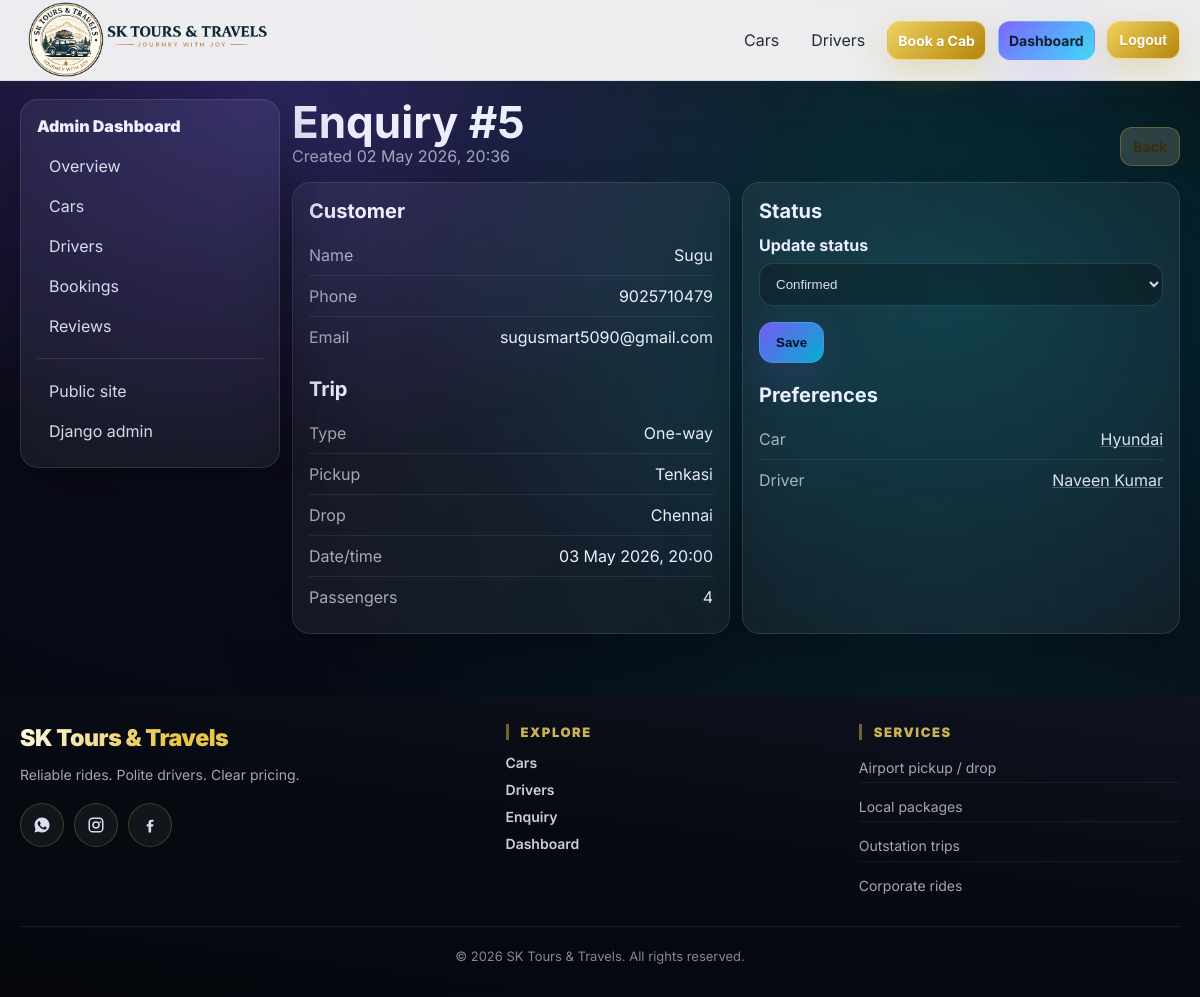
/dashboard/bookings/5/ (signed in), run on the app's committed database.
### booking/models.py (models this page shows, shortened)
class Booking(models.Model):
    class TripType(models.TextChoices):
        ONE_WAY = "ONE_WAY", "One-way"
        ROUND_TRIP = "ROUND_TRIP", "Round trip"
        LOCAL = "LOCAL", "Local"
        OUTSTATION = "OUTSTATION", "Outstation"
    class Status(models.TextChoices):
        NEW = "NEW", "New"
        CONTACTED = "CONTACTED", "Contacted"
        CONFIRMED = "CONFIRMED", "Confirmed"
        CANCELLED = "CANCELLED", "Cancelled"
    full_name = models.CharField(max_length=120)
    phone = models.CharField(max_length=20)
    email = models.EmailField()
    pickup_location = models.CharField(max_length=200)
    drop_location = models.CharField(max_length=200)
    pickup_datetime = models.DateTimeField()
    trip_type = models.CharField(max_length=20, choices=TripType.choices, default=TripType.ONE_WAY)
    passengers = models.PositiveIntegerField(default=1, validators=[MinValueValidator(1)])
    notes = models.TextField(blank=True)
    preferred_car = models.ForeignKey(Car, on_delete=models.SET_NULL, null=True, blank=True, related_name="bookings")
    preferred_driver = models.ForeignKey(Driver, on_delete=models.SET_NULL, null=True, blank=True, related_name="bookings")
    status = models.CharField(max_length=20, choices=Status.choices, default=Status.NEW)
    created_at = models.DateTimeField(auto_now_add=True)
    class Meta:
        ordering = ["-created_at"]

class Car(models.Model):
    class Category(models.TextChoices):
        HATCHBACK = "HATCHBACK", "Hatchback"
        SEDAN = "SEDAN", "Sedan"
        SUV = "SUV", "SUV"
        MUV = "MUV", "MUV"
        MPV = "MPV", "MPV"
        LUXURY = "LUXURY", "Luxury"
        TEMPO = "TEMPO", "Tempo Traveller"
    class FuelType(models.TextChoices):
        PETROL = "PETROL", "Petrol"
        DIESEL = "DIESEL", "Diesel"
        CNG = "CNG", "CNG"
        EV = "EV", "EV"
    class Transmission(models.TextChoices):
        MANUAL = "MANUAL", "Manual"
        AUTOMATIC = "AUTOMATIC", "Automatic"
    name = models.CharField(max_length=120, help_text="Customer-facing name (e.g., Swift Dzire)")
    brand = models.CharField(max_length=80, blank=True)
    category = models.CharField(max_length=20, choices=Category.choices, default=Category.SEDAN)
    seats = models.PositiveIntegerField(default=4, validators=[MinValueValidator(1)])
    fuel_type = models.CharField(max_length=20, choices=FuelType.choices, default=FuelType.DIESEL)
    transmission = models.CharField(max_length=20, choices=Transmission.choices, default=Transmission.MANUAL)
    price_per_km = models.DecimalField(max_digits=10, decimal_places=2, null=True, blank=True)
    price_per_day = models.DecimalField(max_digits=10, decimal_places=2, null=True, blank=True)
    description = models.TextField(blank=True)
    main_image = models.ImageField(upload_to="cars/", blank=True, null=True)
    is_available = models.BooleanField(default=True)
    created_at = models.DateTimeField(auto_now_add=True)
    class Meta:
        ordering = ["-is_available", "category", "name"]

class Driver(models.Model):
    full_name = models.CharField(max_length=120)
    photo = models.ImageField(upload_to="drivers/", blank=True, null=True)
    phone = models.CharField(max_length=20)
    experience_years = models.PositiveIntegerField(default=1)
    license_number = models.CharField(max_length=64)
    languages = models.CharField(max_length=120, blank=True, help_text="Comma-separated (e.g., English, Hindi, Tamil)")
    city = models.CharField(max_length=80, blank=True)
    is_available = models.BooleanField(default=True)
    assigned_car = models.ForeignKey(Car, on_delete=models.SET_NULL, null=True, blank=True, related_name="drivers")
    created_at = models.DateTimeField(auto_now_add=True)
    class Meta:
        ordering = ["-is_available", "-experience_years", "full_name"]

### booking/views.py (the view)
# urls.py: path("dashboard/bookings/<int:pk>/", views.dashboard_booking_detail, name="dashboard_booking_detail"),
@staff_required
def dashboard_booking_detail(request, pk: int):
    booking = get_object_or_404(Booking, pk=pk)
    if request.method == "POST":
        previous_status = booking.status
        form = BookingStatusForm(request.POST, instance=booking)
        if form.is_valid():
            updated_booking = form.save()
            if previous_status != updated_booking.status:
                sent, details = send_booking_status_email(updated_booking)
                if sent:
                    messages.success(request, "Booking updated and status email sent.")
                else:
                    messages.warning(request, f"Booking updated, but status email was not sent: {details}")
            else:
                messages.success(request, "Booking updated.")
            return redirect("dashboard_booking_detail", pk=booking.pk)
        messages.error(request, "Please correct the errors below.")
    else:
        form = BookingStatusForm(instance=booking)
    return render(request, "dashboard/booking_detail.html", {"booking": booking, "form": form})

### booking/forms.py
class BookingStatusForm(forms.ModelForm):
    class Meta:
        model = Booking
        fields = ["status"]

### templates/dashboard/booking_detail.html (shortened to what this page needs)
{% extends "dashboard/base.html" %}
{% block dash_content %}
  <div class="dash-head">
    <div>
      <h1>Enquiry #{{ booking.pk }}</h1>
      <div class="muted">Created {{ booking.created_at|date:"d M Y, H:i" }}</div>
    </div>
    <a class="btn btn-sm btn-ghost" href="{% url 'dashboard_bookings' %}">Back</a>
  </div>
  <div class="two-col mt-16">
    <div class="card pad">
      <h2>Customer</h2>
      <div class="kv mt-12">
        <div class="kv-row"><div class="muted">Name</div><div>{{ booking.full_name }}</div></div>
        <div class="kv-row"><div class="muted">Phone</div><div>{{ booking.phone }}</div></div>
        <div class="kv-row"><div class="muted">Email</div><div>{{ booking.email|default:"—" }}</div></div>
      </div>
      <h2 class="mt-20">Trip</h2>
      <div class="kv mt-12">
        <div class="kv-row"><div class="muted">Type</div><div>{{ booking.get_trip_type_display }}</div></div>
        <div class="kv-row"><div class="muted">Pickup</div><div>{{ booking.pickup_location }}</div></div>
        <div class="kv-row"><div class="muted">Drop</div><div>{{ booking.drop_location }}</div></div>
        <div class="kv-row"><div class="muted">Date/time</div><div>{{ booking.pickup_datetime|date:"d M Y, H:i" }}</div></div>
        <div class="kv-row"><div class="muted">Passengers</div><div>{{ booking.passengers }}</div></div>
      </div>
    </div>
    <div class="card pad">
      <h2>Status</h2>
      <form method="post" class="mt-12">
        <div class="field">
          <label>Update status</label>
          {{ form.status }}
        </div>
        <div class="form-actions mt-16">
          <button class="btn" type="submit" data-loading-btn>Save</button>
        </div>
      </form>
      <h2 class="mt-20">Preferences</h2>
      <div class="kv mt-12">
        <div class="kv-row">
          <div class="muted">Car</div>
          <div>
            {% if booking.preferred_car %}
              <a class="link" href="{% url 'car_detail' booking.preferred_car.pk %}">{{ booking.preferred_car.name }}</a>
            {% else %}
              —
            {% endif %}
          </div>
        </div>
        <div class="kv-row">
          <div class="muted">Driver</div>
          <div>
            {% if booking.preferred_driver %}
              <a class="link" href="{% url 'driver_detail' booking.preferred_driver.pk %}">{{ booking.preferred_driver.full_name }}</a>
            {% else %}
              —
            {% endif %}
          </div>
        </div>
      </div>
    </div>
  </div>
{% endblock %}

### static/css/styles.css (style rules this page uses)
:root { --bg:#070A12; --panel:rgba(255,255,255,.06); --panel2:rgba(255,255,255,.09); --text:#EAF0FF; --muted:rgba(234,240,255,.68); --brand:#7C5CFF; --brand2:#00D6FF; --ok:#2EE59D; --no:#FF5C7A; --warn:#FFB020; --shadow:0 20px 80px rgba(0,0,0,.45); --radius:18px; --radius2:26px; }
* { box-sizing:border-box }
html { scroll-behavior:smooth; }
html,body { height:100% }
body { margin:0; font-family:Inter,system-ui,-apple-system,Segoe UI,Roboto,Arial,sans-serif; background:radial-gradient(900px 600px at 20% 10%, rgba(124,92,255,.25), transparent 60%), radial-gradient(900px 600px at 80% 30%, rgba(0,214,255,.16), transparent 60%), var(--bg); color:var(--text); }
a { color:inherit;text-decoration:none }
.btn { display:inline-flex; align-items:center; justify-content:center; gap:8px; padding:12px 16px; border-radius:14px; border:1px solid rgba(255,255,255,.10); background: linear-gradient(135deg, rgba(124,92,255,.95), rgba(0,214,255,.75)); color:#071022; font-weight:700; box-shadow: 0 18px 50px rgba(124,92,255,.18); transition: transform .15s ease, filter .15s ease; }
.btn-ghost { background: rgba(255, 244, 214, 0.16); color: #3d2f0c; border: 1px solid rgba(201, 162, 39, 0.38); box-shadow: none; text-shadow: none; }
.btn-sm { padding:10px 12px; border-radius:12px; font-size:14px }
h1 { font-size:44px; line-height:1.06; margin:0 }
h2 { margin:0; font-size:20px }
.muted { color:var(--muted) }
.mt-12 { margin-top:12px }
.mt-16 { margin-top:16px }
.mt-20 { margin-top:20px }
.pad { padding:18px }
.link { color:rgba(234,240,255,.92); text-decoration:underline; text-decoration-color:rgba(234,240,255,.28) }
.card { padding:16px; border-radius: var(--radius); background: rgba(255,255,255,.05); border:1px solid rgba(255,255,255,.10); box-shadow: 0 16px 70px rgba(0,0,0,.35); transition: transform .18s ease, background .18s ease, border-color .18s ease; }
input,select,textarea { width:100%; padding:12px 12px; border-radius:14px; border:1px solid rgba(255,255,255,.12); background: rgba(0,0,0,.25); color: rgba(234,240,255,.92); outline:none; }
select { cursor:pointer }
.two-col { display:grid; grid-template-columns: 1fr 1fr; gap:12px }
.kv .kv-row { display:flex; align-items:flex-start; justify-content:space-between; gap:12px; padding:10px 0; border-bottom:1px solid rgba(255,255,255,.08) }
.kv .kv-row:last-child { border-bottom:0 }
.field label { display:block; font-weight:700; margin:0 0 8px }
.form-actions { display:flex; align-items:center; gap:12px; flex-wrap:wrap }
.dash-head { display:flex; align-items:flex-end; justify-content:space-between; gap:12px }

### data on the page
Booking: pk "5", created_at "02 May 2026, 20:36", full_name "Sugu", phone "9025710479", email "sugusmart5090@gmail.com", trip_type "One-way", pickup_location "Tenkasi", drop_location "Chennai", pickup_datetime "03 May 2026, 20:00", passengers "4", status "Confirmed", preferred_car.name "Hyundai", preferred_driver.full_name "Naveen Kumar"
